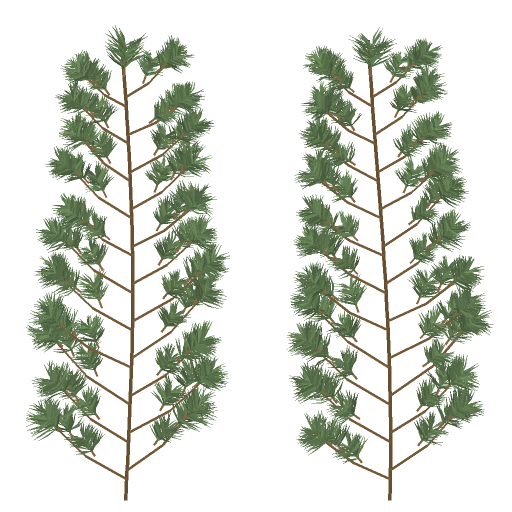
#> input picture native/Art/PineFascicles.png, 1024 x 1024 px, given in place of PineFascicles.png-inlay.jpg, which was not available (shown at 1/2 size)
$ python -i inlay_surfaces.py   (imports and definitions only)
#> lines starting #> are read from the running program, lines starting #| are printed output that depends on the picture
"""Bake registered roughness, metal and relief from the three painted medallions."""
from pathlib import Path
import numpy as np
from PIL import Image, ImageFilter

ART = Path(__file__).resolve().parents[1] / "public" / "art"


def blur(field, sigma):
    image = Image.fromarray(np.uint8(np.clip(field, 0, 1) * 255))
    return np.asarray(image.filter(ImageFilter.GaussianBlur(sigma)), dtype=np.float32) / 255


def bake(name):
#> called with name = '../native/Art/PineFascicles.png'
    im = Image.open(ART / f"{name}-inlay.jpg").convert("RGB")
    im.thumbnail((1536, 1536), Image.Resampling.LANCZOS)
    r, g, b = (np.asarray(im, dtype=np.float32) / 255).transpose(2, 0, 1)
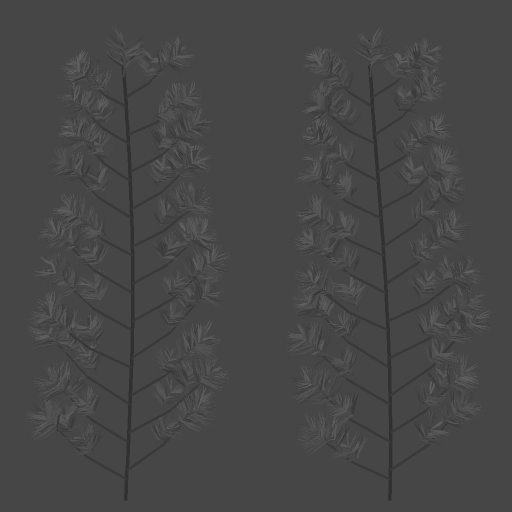
#> b: shape (1024, 1024) float32 (shown at 1/2 size); min 0.192, max 0.38, mean 0.277
    light = r * 0.28 + g * 0.55 + b * 0.17
    baseline = blur(light, 8)
    detail = light - baseline
    # Gilding and oxidized copper have distinct chroma. The crane court is
    # a pale stone mosaic and has no warm metal channel.
    metal = np.clip((r - b - 0.075) * 5, 0, 1) if name != "heron" else np.zeros_like(light)
    pale = np.clip((baseline - 0.35) * 2.7, 0, 1)
    ridge = np.clip(detail * 3, -0.55, 0.55)
    rough = np.clip(0.84 - 0.25 * metal - 0.16 * pale + 0.14 * ridge, 0.43, 0.93)
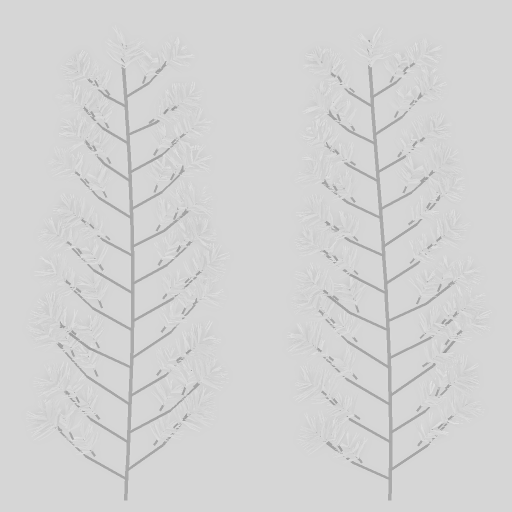
#> rough: shape (1024, 1024) float32 (shown at 1/2 size); min 0.601, max 0.904, mean 0.83
    # Red holds local drainage, green roughness, blue metalness.
    drainage = np.clip(0.51 + 0.62 * ridge + 0.23 * metal + 0.12 * pale, 0, 1)
    packed = np.stack([drainage, rough, metal * 0.82], axis=-1)
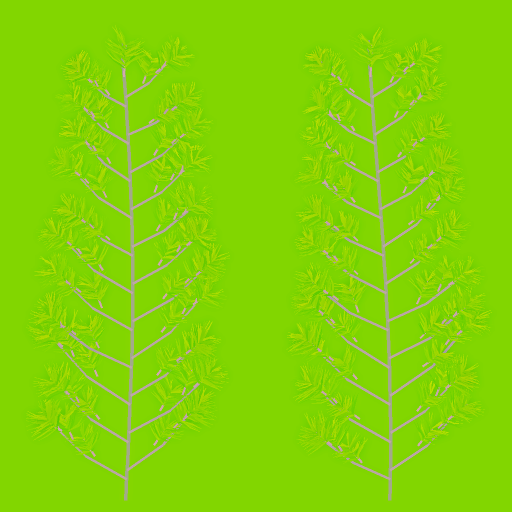
#> packed: shape (1024, 1024, 3) float32 (shown at 1/2 size); mean of channels 0, 1, 2 0.519, 0.823, 0.0256; drawn as R, G, B
    Image.fromarray(np.uint8(packed * 255)).save(ART / f"{name}-surface.jpg", quality=88, subsampling=0)
    height = 1.5 * blur(light, 1.3) + 0.7 * blur(pale, 2) + 1.2 * blur(metal, 1.4) + 0.24 * detail
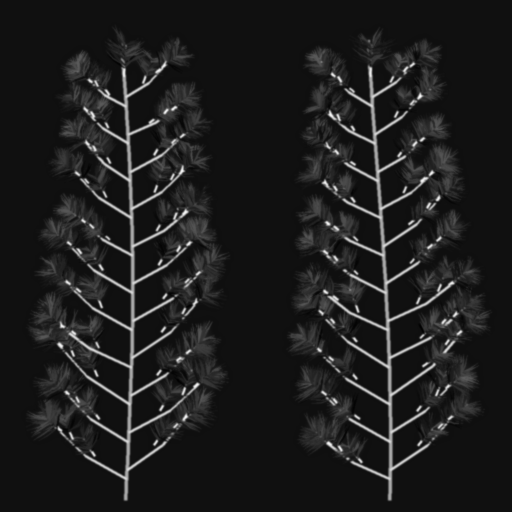
#> height: shape (1024, 1024) float32 (shown at 1/2 size); min 0.423, max 1.66, mean 0.567; drawn with min black and max white
    dy, dx = np.gradient(height)
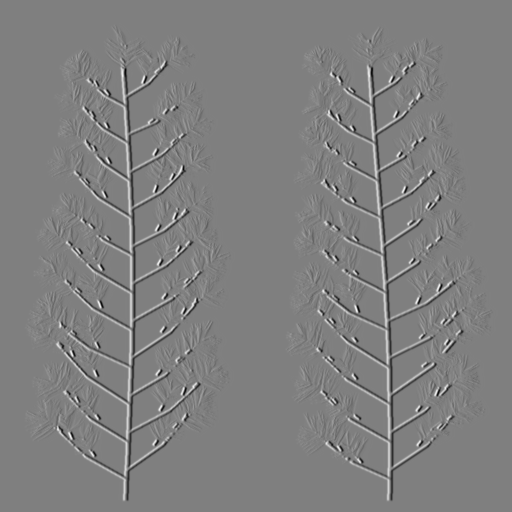
#> dx: shape (1024, 1024) float32 (shown at 1/2 size); min -0.283, max 0.281, mean 5.97e-13; drawn with min black and max white
    normal = np.stack([-dx, dy, np.ones_like(dx)], axis=-1)
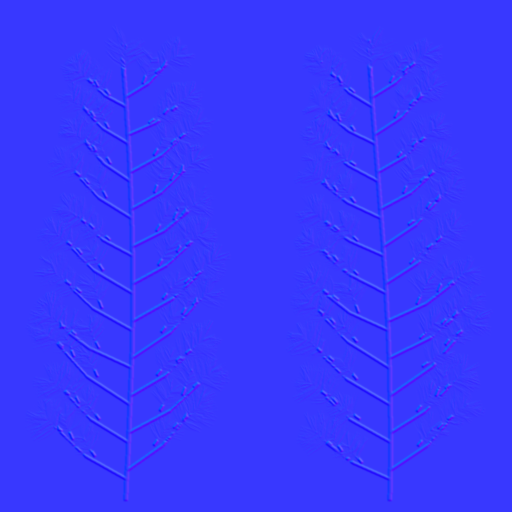
#> normal: shape (1024, 1024, 3) float32 (shown at 1/2 size); mean of channels 0, 1, 2 -1.14e-12, -3.8e-09, 1; drawn with min black and max white
    normal /= np.linalg.norm(normal, axis=-1, keepdims=True)
    Image.fromarray(np.uint8(127.5 * (1 + normal))).save(ART / f"{name}-relief.jpg", quality=91, subsampling=0)
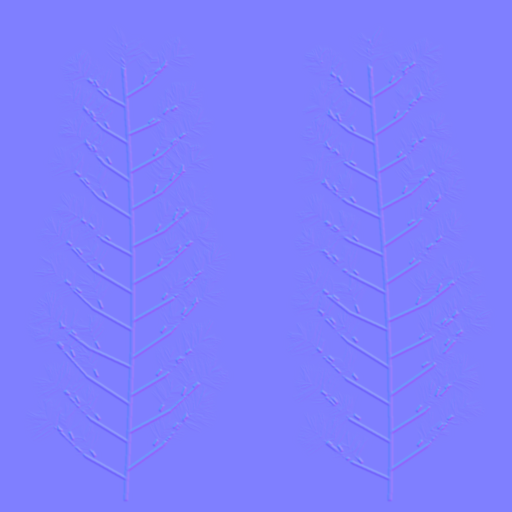
#> saved as PineFascicles.png-relief.jpg: PIL image 1024x1024 RGB (shown at 1/2 size); mean R, G, B 127, 127, 254.4


# [3 lines not run here, left out]

>>> result = bake('../native/Art/PineFascicles.png')
